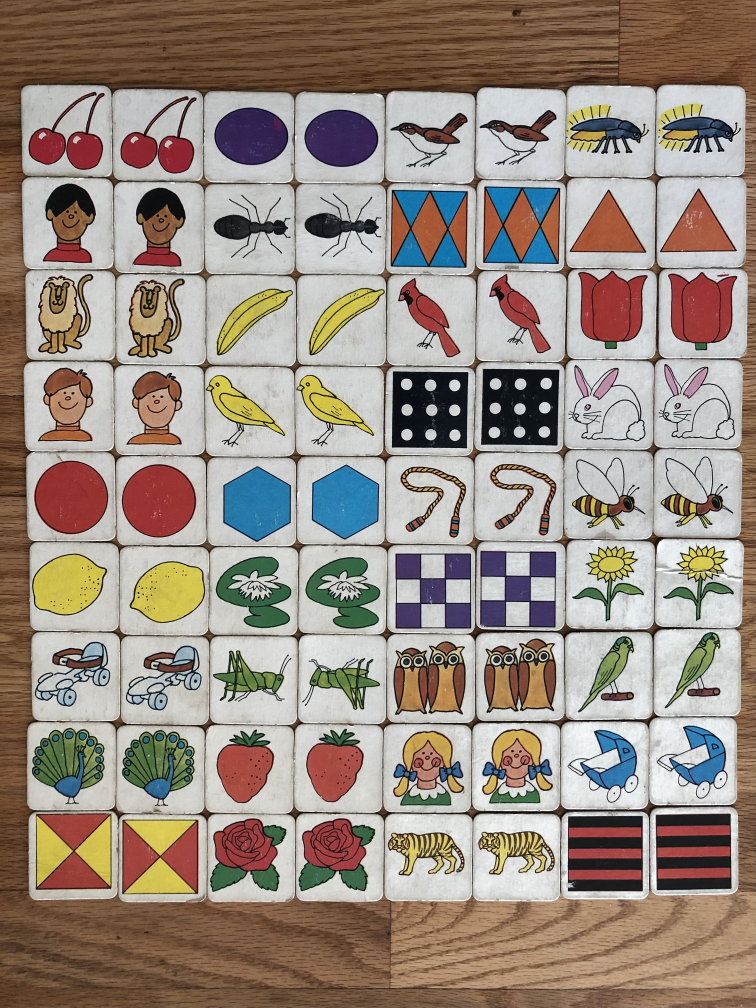
#> input picture source_images/IMG_6646.jpeg, 3023 x 4031 px (shown at 1/4 size)
$ python crop_tiles.py
#> lines starting #> are read from the running program, lines starting #| are printed output that depends on the picture
#> in main, img is the input picture: PIL image 3023x4031 RGB; mean R, G, B 153.7, 140.4, 129.5
"""Extract individual tile images from the source photo.

Applies perspective correction to rectify the camera angle,
then crops the 8x9 grid into individual tile PNGs.
"""

from pathlib import Path
from PIL import Image

# Paths
PROJECT_ROOT = Path(__file__).resolve().parent.parent
SOURCE_IMAGE = PROJECT_ROOT / "source_images" / "IMG_6646.jpeg"
OUTPUT_DIR = PROJECT_ROOT / "web" / "tiles"

# Grid dimensions
COLS = 8
ROWS = 9

# Four corners of the tile grid in the source photo (x, y).
# Order: top-left, top-right, bottom-right, bottom-left
SOURCE_CORNERS = [
    (50, 300),    # top-left (first cherry tile outer corner)
    (2975, 235),  # top-right (last beetle tile outer corner)
    (2935, 3650), # bottom-right (last stripes tile outer corner) — extended down
    (55, 3570),   # bottom-left (first flag tile outer corner) — extended down
]

# Target rectangle: width and height for the rectified grid image.
# Use the max span to preserve resolution.
RECT_W = 2920
RECT_H = 3340  # extended to capture full bottom row

TARGET_CORNERS = [
    (0, 0),
    (RECT_W, 0),
    (RECT_W, RECT_H),
    (0, RECT_H),
]

# Tile names: row-by-row, left-to-right.
# Each pair appears side by side, so columns 0+1 are a pair, 2+3, etc.
# We take one tile per pair (the left one: columns 0, 2, 4, 6).
TILE_NAMES = [
    # Row 0
    "cherries", "ellipse", "sparrow", "beetle",
    # Row 1
    "black_haired_boy", "ant", "diamonds", "triangle",
    # Row 2
    "lion", "bananas", "cardinal", "tulip",
    # Row 3
    "red_haired_boy", "canary", "dice", "rabbit",
    # Row 4
    "red_circle", "hexagon", "skipping_rope", "bee",
    # Row 5
    "lemon", "daisy", "checkerboard", "sunflower",
    # Row 6
    "roller_skate", "grasshopper", "owls", "parrot",
    # Row 7
    "peacock", "strawberry", "doll", "baby_carriage",
    # Row 8
    "flag", "rose", "tiger", "stripes",
]


def compute_perspective_coefficients(src_corners, dst_corners):
    """Compute the 8 coefficients for a perspective transform.

    Uses the standard approach of solving 8 linear equations
    for the projective mapping from src to dst quadrilateral.
    """
    # Build the system of equations: for each point pair (src -> dst),
    # x' = (a*x + b*y + c) / (g*x + h*y + 1)
    # y' = (d*x + e*y + f) / (g*x + h*y + 1)
    #
    # Rearranged: a*x + b*y + c - g*x*x' - h*y*x' = x'
    #             d*x + e*y + f - g*x*y' - h*y*y' = y'
    matrix = []
    for (x, y), (X, Y) in zip(src_corners, dst_corners):
        matrix.append([x, y, 1, 0, 0, 0, -X * x, -X * y])
        matrix.append([0, 0, 0, x, y, 1, -Y * x, -Y * y])

    # Right-hand side
    rhs = []
    for (X, Y) in dst_corners:
        rhs.append(X)
        rhs.append(Y)

    # Solve using simple Gaussian elimination (8x8 system)
    A = [row + [r] for row, r in zip(matrix, rhs)]
    n = 8
    for col in range(n):
        # Find pivot
        max_row = max(range(col, n), key=lambda r: abs(A[r][col]))
        A[col], A[max_row] = A[max_row], A[col]
        pivot = A[col][col]
        for row in range(col + 1, n):
            factor = A[row][col] / pivot
            for j in range(col, n + 1):
                A[row][j] -= factor * A[col][j]

    # Back substitution
    coeffs = [0.0] * n
    for row in range(n - 1, -1, -1):
        coeffs[row] = A[row][n]
        for j in range(row + 1, n):
            coeffs[row] -= A[row][j] * coeffs[j]
        coeffs[row] /= A[row][row]

    return tuple(coeffs)


def rectify_image(img):
    """Apply perspective transform to straighten the tile grid."""
    coeffs = compute_perspective_coefficients(TARGET_CORNERS, SOURCE_CORNERS)
    rectified = img.transform(
        (RECT_W, RECT_H),
        Image.PERSPECTIVE,
        coeffs,
        Image.BICUBIC,
    )
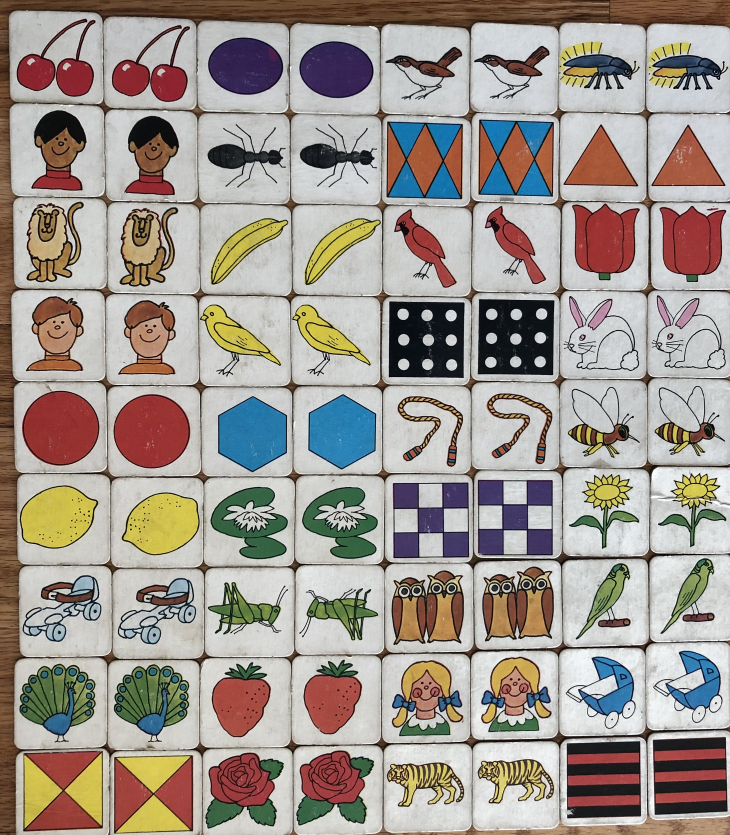
#> rectified: PIL image 2920x3340 RGB (shown at 1/4 size); mean R, G, B 160.2, 151.4, 143.8
    return rectified


def crop_tiles(rectified):
    """Crop individual tiles from the rectified grid image.

    Uses manually-calibrated gap positions (from grid_tool.html) rather
    than assuming uniform spacing — the physical tiles aren't evenly spaced.
    """
    # Column and row edges from the grid calibration tool.
    # These are the gap centers between tiles in the rectified image.
    col_edges = [0, 428, 796, 1168, 1528, 1884, 2236, 2588, 2920]
    row_edges = [0, 452, 808, 1160, 1540, 1896, 2216, 2628, 2980, 3340]

    # Inset from each cell edge to avoid gap/neighbor bleed (pixels)
    inset = 12

    # Per-tile crop adjustments: (dx1, dy1, dx2, dy2) added to the
    # default crop box. Positive dx1/dy1 = crop more from left/top,
    # negative dx2/dy2 = crop more from right/bottom.
    adjustments = {
        "ellipse": (0, 30, -15, 0),        # trim table bleed at top-right
        "checkerboard": (0, -10, 0, 0),   # extend up to show full pattern
        "stripes": (30, 0, 0, -45),       # trim bleed at bottom-left
        "baby_carriage": (0, 0, 0, -5),   # trim slight bleed at bottom
    }

    tiles = {}
    name_idx = 0
    for row in range(ROWS):
        for col in range(0, COLS, 2):  # left tile of each pair
            name = TILE_NAMES[name_idx]
            dx1, dy1, dx2, dy2 = adjustments.get(name, (0, 0, 0, 0))

            x1 = col_edges[col] + inset + dx1
            y1 = row_edges[row] + inset + dy1
            x2 = col_edges[col + 1] - inset + dx2
            y2 = row_edges[row + 1] - inset + dy2

            tile = rectified.crop((x1, y1, x2, y2))
            tiles[name] = tile
            name_idx += 1
#> after the loop, name_idx = 36; tiles = 36 items

    return tiles


def main():
    print(f"Loading {SOURCE_IMAGE}")
    img = Image.open(SOURCE_IMAGE)

    print("Applying perspective correction...")
    rectified = rectify_image(img)
    rectified.save(OUTPUT_DIR.parent / "rectified_debug.png")
    print(f"  Saved debug rectified image")

    print(f"Cropping {len(TILE_NAMES)} tiles...")
    OUTPUT_DIR.mkdir(parents=True, exist_ok=True)
    tiles = crop_tiles(rectified)
#> tiles = 36 items

    for name, tile_img in tiles.items():
        out_path = OUTPUT_DIR / f"{name}.png"
        tile_img.save(out_path)
        print(f"  {name}: {tile_img.size}")
#> this loop made 36 passes
#> name on passes 1 to 12: 'cherries', 'ellipse', 'sparrow', 'beetle', 'black_haired_boy', 'ant', 'diamonds', 'triangle', 'lion', 'bananas', 'cardinal', 'tulip'
#|   cherries: (404, 428)
#|   ellipse: (333, 398)
#|   sparrow: (332, 428)
#|   beetle: (328, 428)
#|   black_haired_boy: (404, 332)
#|   ant: (348, 332)
#|   diamonds: (332, 332)
#|   triangle: (328, 332)
#> (further printed lines are left out)
#> pass 1, in main, `tile_img.save(out_path)`:
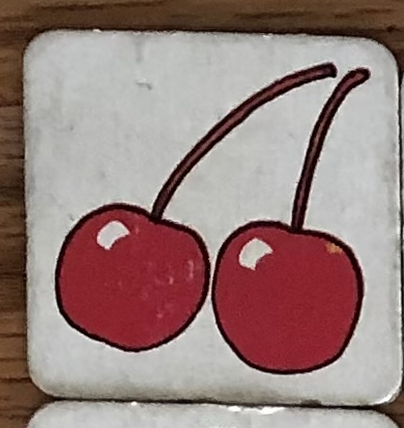
#> saved as cherries.png: PIL image 404x428 RGB; mean R, G, B 151.4, 127.8, 124.9
#> pass 2, in main, `tile_img.save(out_path)`:
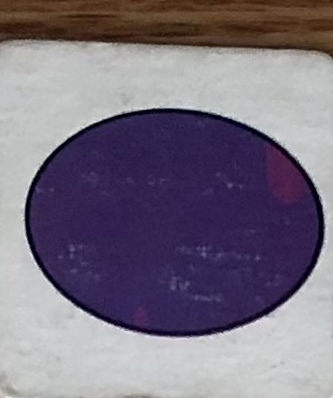
#> saved as ellipse.png: PIL image 333x398 RGB; mean R, G, B 121.4, 112.9, 128.2

    print(f"\nDone! {len(tiles)} tiles saved to {OUTPUT_DIR}")
#| Done! 36 tiles saved to web/tiles


if __name__ == "__main__":
    main()
